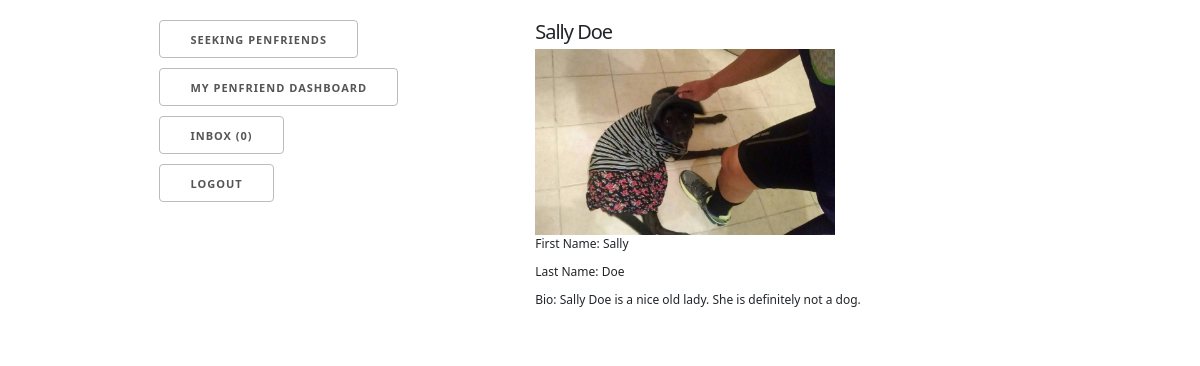
Page /penfriends/resident/4 (signed in) on the committed database.
### penfriends_app/models.py (models this page shows)
class Resident(models.Model):
    first_name = models.CharField(max_length=255)
    last_name = models.CharField(max_length=255)
    picture = models.ImageField(blank=True)
    bio = models.TextField()
    creator = models.ForeignKey(User, related_name="residents", on_delete = models.CASCADE)
    penfriends = models.ManyToManyField(User, related_name="penpal_residents")
    created_at = models.DateTimeField(auto_now_add=True)
    updated_at = models.DateTimeField(auto_now=True)

### penfriends_app/views.py (the view)
# urls.py: path('/resident/<int:resident_id>', views.residentprofile),
def residentprofile(request, resident_id):
    if "user_id" not in request.session:
        messages.error(request, "You must be logged in to view this site")
        return redirect ("/")
    else:
        this_user = User.objects.get(id = request.session["user_id"])
        this_resident = Resident.objects.get(id = resident_id)
        if this_user.recipient_messages:
            unread_messages = this_user.recipient_messages.filter(unread = True)
            unread_message_count = unread_messages.count()
        context = {
            "this_resident": this_resident,
            "this_user": this_user,
            "unread_message_count": unread_message_count,
        }
        return render(request, "residentprofile.html", context)

### penfriends_app/templates/residentprofile.html (shortened to what this page needs)
<!DOCTYPE html>
<html lang="en">
<head>
    {% load static %}
    <link rel="stylesheet" href="{% static 'normalize.css' %}">
    <link rel="stylesheet" href="{% static 'skeleton.css' %}">
    <link href="https://cdn.jsdelivr.net/npm/bootstrap@5.1.0/dist/css/bootstrap.min.css" rel="stylesheet">
    <link rel="stylesheet" href="{% static 'adminstyle.css' %}">
</head>
<body>
    <div class="container">
        <div class="row"><div class="twelve columns"><br></div></div>
        <div class="row">
            <div class="one column"><br></div>
            <div class="two columns">
            <a href="/penfriends" class="button">Seeking PenFriends</a>
            {% if this_user.category == "penpal" %}
            <a href="/penfriends/dashboard/penpal" class="button">My PenFriend Dashboard</a>
            {% endif %}
            <a href="/penfriends/inbox" class="button">Inbox ({{unread_message_count}})</a>
            <a href="/logout" class="button">Logout</a>
        </div>
        <div class="two columns"><br></div>
        <div class="six columns">
            <h2>{{this_resident.first_name}} {{this_resident.last_name}}</h2>
        {% if this_user.id != this_resident.creator.id %}
            <img id="profilepicture" src="{{ this_resident.picture.url }}" alt="profile pic">
            <p>First Name: {{this_resident.first_name}}</p>
            <p>Last Name: {{this_resident.last_name}}</p>
            <p>Bio: {{this_resident.bio}}</p>
        {% endif %}
        </div>
        <div class="one column"><br></div>
        </div>
    </div>
</body>
</html>

### penfriends_app/static/skeleton.css (style rules this page uses)
.container { position: relative; width: 100%; max-width: 960px; margin: 0 auto; padding: 0 20px; box-sizing: border-box; }
.column, .columns { width: 100%; float: left; box-sizing: border-box; }
@media (min-width: 400px) { .container { width: 85%; padding: 0; } }
@media (min-width: 550px) { .container { width: 80%; } }
@media (min-width: 550px) { .column, .columns { margin-left: 4%; } }
@media (min-width: 550px) { .column:first-child, .columns:first-child { margin-left: 0; } }
@media (min-width: 550px) { .one.column, .one.columns { width: 4.66666666667%; } }
@media (min-width: 550px) { .two.columns { width: 13.3333333333%; } }
@media (min-width: 550px) { .six.columns { width: 48%; } }
@media (min-width: 550px) { .twelve.columns { width: 100%; margin-left: 0; } }
html { font-size: 62.5%; }
body { font-size: 1.5em; line-height: 1.6; font-weight: 400; font-family: "Raleway", "HelveticaNeue", "Helvetica Neue", Helvetica, Arial, sans-serif; color: #222; }
h1, h2, h3, h4, h5, h6 { margin-top: 0; margin-bottom: 2rem; font-weight: 300; }
h2 { font-size: 3.6rem; line-height: 1.25; letter-spacing: -.1rem; }
@media (min-width: 550px) { h2 { font-size: 4.2rem; } }
p { margin-top: 0; font-size: larger; }
a { color: #1EAEDB; }
.button, button, input[type="submit"], input[type="reset"], input[type="button"] { display: inline-block; height: 38px; padding: 0 30px; color: #555; text-align: center; font-size: 11px; font-weight: 600; line-height: 38px; letter-spacing: .1rem; text-transform: uppercase; text-decoration: none; white-space: nowrap; background-color: transparent; border-radius: 4px; border: 1px solid #bbb; cursor: pointer; box-sizing: border-box; }
button, .button { margin-bottom: 1rem; }
pre, blockquote, dl, figure, table, p, ul, ol, form { margin-bottom: 2.5rem; }
img { max-width: 300px; }
.container:after, .row:after, .u-cf { content: ""; display: table; clear: both; }

### penfriends_app/static/adminstyle.css (style rules this page uses)
* { margin:0; padding:0; }
.container { display:flex; justify-content: space-evenly; padding: 20px; }
img { width: 400px; }

### rows in the picture
Resident: first_name "Sally", last_name "Doe", picture (picture), bio "Sally Doe is a nice old lady. She is definitely not a dog."

### other values in the picture
{{ unread_message_count }} "0"
